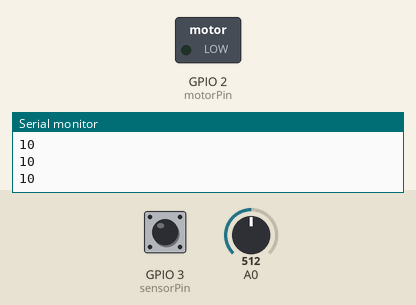
This sketch was run on a simulated ESP8266 (NodeMCU). Shown: switched loads named in the sketch (green lamp = pin HIGH), the last lines printed to the serial monitor. The test bench sets the inputs (shaded band); at power-on: GPIO 3 (sensorPin) HIGH, A0 = 512.

Above: at 1.2 s.
1.3 s: GPIO 3 (sensorPin) pulsed LOW 2 times (0.12 s each, 0.3 s apart)
4.9 s: A0 set to 308
6.4 s: A0 set to 280
At 6.9 s:
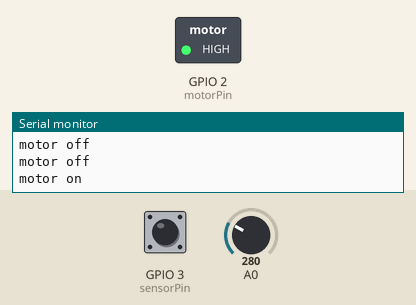
Timing chart, 0 to 17.9 s (numbered marks = the images above; inputs shaded):
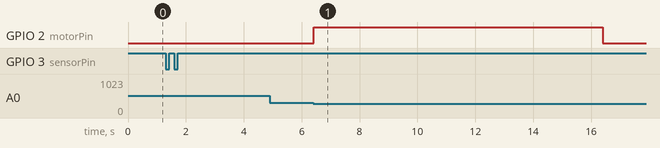

Measured:
- the behaviour switches between 299 and 298 on A0 (found by bisection; images 0 and 1)
- after the input at 6.4 s, GPIO 2 (motorPin): LOW → HIGH at once, → LOW 10.0 s later

The sketch:

TorpedoArduinoCode.ino
```cpp
const int motorPin = 2;
const int sensorPin = 3;
const int buttonPin = 3;
int buttonState;
int i;

// We'll also set up some global variables for the light level:
int lightLevel, high = 0, low = 1023;

void setup() {
  // put your setup code here, to run once:
  pinMode(buttonPin, INPUT); // Set up the push button pin to be input
  pinMode(motorPin, OUTPUT);  // Set up the motor pin to be an output
  Serial.begin(9600); // Set up the serial port:
}

void loop() {
  // put your main code here, to run repeatedly:
  buttonState = digitalRead(buttonPin); // reads pushbutton state
  Serial.print(buttonState); // tells us what button state it's reading
  Serial.println(i);
  if (buttonState == LOW && i == 0) // if pushbutton is pressed
  {
    i = 1; // set counter
    delay(3000);  // wait 3 seconds for torpedo to be loaded
    lightLevel = analogRead(sensorPin); // reads the light level
    manualTune(); // manually change the range from light ot dark
    Serial.print(lightLevel); // tell us what light level it's reading
    Serial.print(" ");
    Serial.print(low);
    Serial.print(" ");
    Serial.println(high);
    while (lightLevel >= 75)  // while dark, turn the motor off
    {
     motorOff();
     Serial.println("motor off");
     lightLevel = analogRead(sensorPin);
     manualTune();
    }
    Serial.println("motor on");
    // program should exit while loop when light turns on
    // and activate the motor
    motorOn();
  }
  else
  {
    i = 0; // reset counter
  }
}

void manualTune()
{
  // As we mentioned above, the light-sensing circuit we built
  // won't have a range all the way from 0 to 1023. It will likely
  // be more like 300 (dark) to 800 (light). If you run this sketch
  // as-is, the LED won't fully turn off, even in the dark.

  // You can accommodate the reduced range by manually
  // tweaking the "from" range numbers in the map() function.
  // Here we're using the full range of 0 to 1023.
  // Try manually changing this to a smaller range (300 to 800
  // is a good guess), and try it out again. If the LED doesn't
  // go completely out, make the low number larger. If the LED
  // is always too bright, make the high number smaller.

  // Remember you're JUST changing the 0, 1023 in the line below!

  lightLevel = map(lightLevel, 0, 1023, 0, 255);
  lightLevel = constrain(lightLevel, 0, 255);

}

void motorOff()
{
  int offTime = 100; // milliseconds to turn the motor off

  digitalWrite(motorPin, LOW);  // turn the motor off
  delay(offTime);               // delay for offTime milliseconds
}

void motorOn()
{
  int onTime = 10000;  // 10 seconds to turn the motor on

  digitalWrite(motorPin, HIGH); // turn the motor on (full speed)
  delay(onTime);                // delay for onTime milliseconds
  digitalWrite(motorPin, LOW); // turn the motor off when time runs out
}
```
